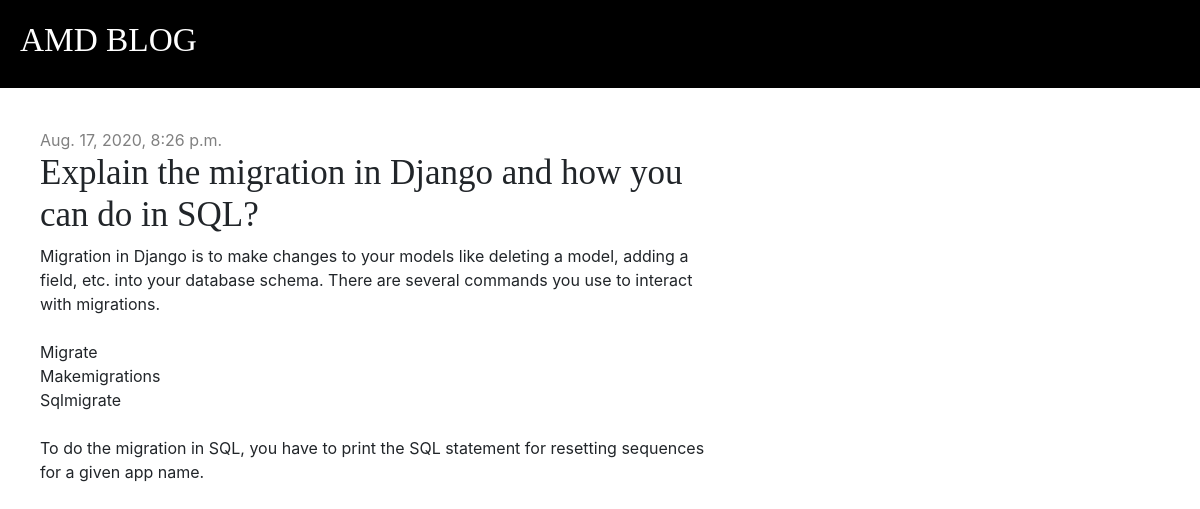
Screenshot of /post/12/ with the database file from the repository.
### blog/models.py (models this page shows, shortened)
class Post(models.Model):
    author = models.ForeignKey('auth.User', on_delete=models.CASCADE)
    title = models.CharField(max_length=200)
    text = models.TextField()
    created_date = models.DateTimeField(default=timezone.now)
    published_date = models.DateTimeField(blank=True, null=True)

### blog/views.py (the view)
# urls.py: path('post/<int:pk>/', views.post_detail, name='post_detail'),
def post_detail(request, pk):
    post = get_object_or_404(Post, pk=pk)
    stuff_for_frontend = {'post': post}
    return render(request, 'blog/post_detail.html', stuff_for_frontend)

### blog/templates/blog/post_detail.html (shortened to what this page needs)
{% extends "blog/base.html" %}
{% block content %}
    <div class="post">
        {% if post.published_date %}
            <div class="date">
                {{ post.published_date }}
            </div>
        {% else %}
        <a href="{% url 'post_publish' pk=post.pk %}" class="btn btn-primary">Publish</a>
        {% endif %}
            <h1>{{ post.title }}</h1>
            <p>{{ post.text|linebreaksbr }}</p>
    </div>
{% endblock content %}

### blog/static/css/blog.css (style rules this page uses)
h1, h2, h3, h4 { font-family: 'Tinos', serif; font-size: 35px; }
.date { color: grey; }
.post { margin-bottom: 70px; }

### rows the page displays
Post: published_date "Aug. 17, 2020, 8:26 p.m.", title "Explain the migration in Django and how you can do in SQL?", text "Migration in Django is to make changes to your models like deleting a model, adding a field, etc. into your database schema. There are several commands you use to interact with migrations. Migrate Makemigrations Sqlmigrate To do the migration in SQL, you have to print the SQL statement for resetting sequences for a given app name."
